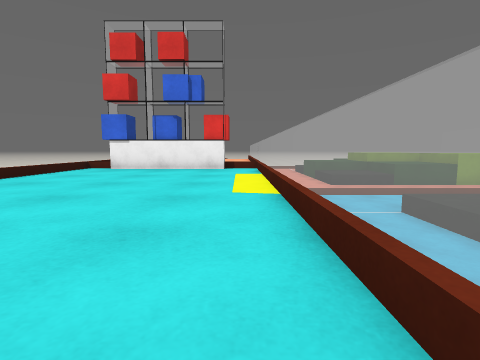
view 1 (above)

17 first-person views from a walk through a robot-simulator world made for Gazebo. The camera is 0.27 m above the floor, tilts 6° down and sees 80° across. The floor is counted in squares, 0.5 m on a side. Each view is taken from the middle of a square. On the plan, view 1 faces up. The plan holds only what a view shows up to about 9 squares ahead; the rest is blank. The place goes on beyond the plan. Some stock models are drawn as simple stand-ins.

view 2
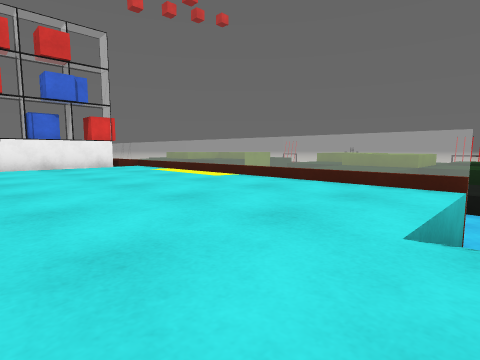

view 3
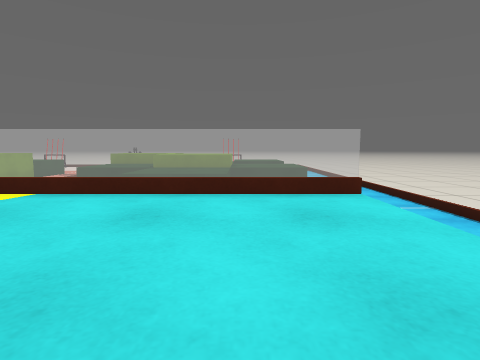

view 4
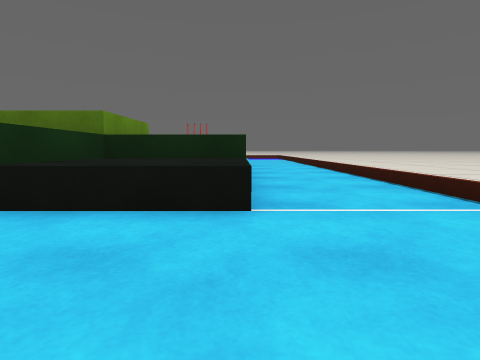

view 5
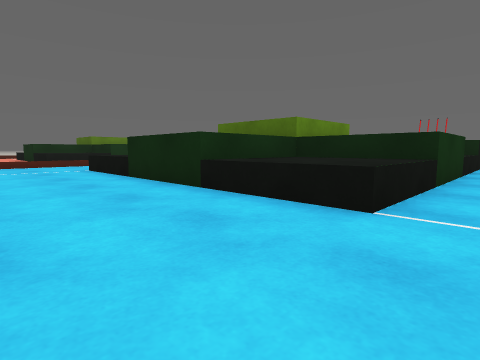

view 6
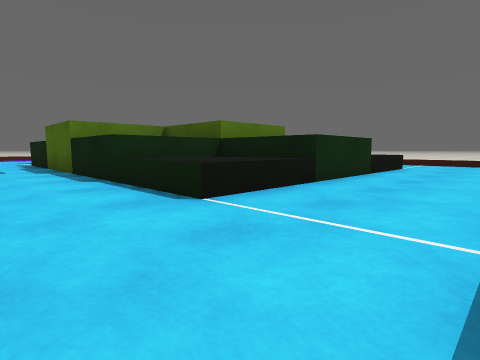

view 7
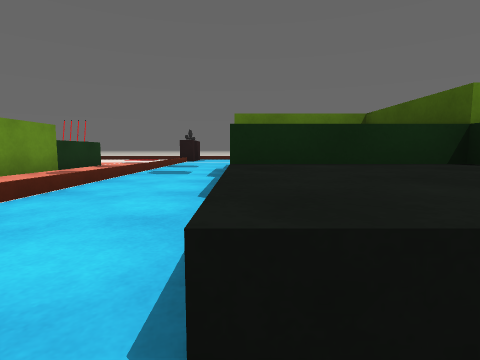

view 8
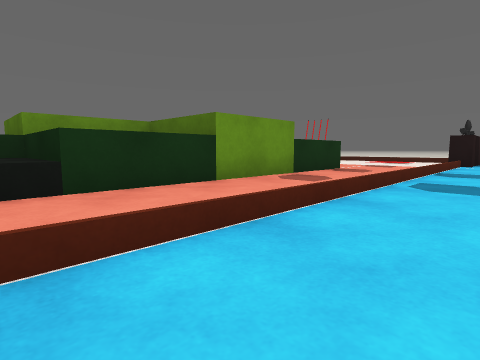

view 9
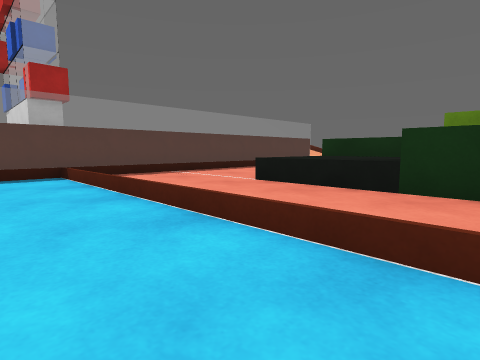

view 10
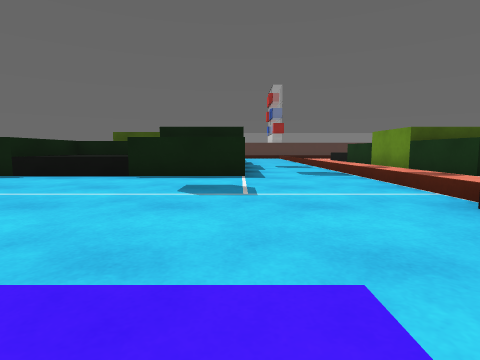

view 11
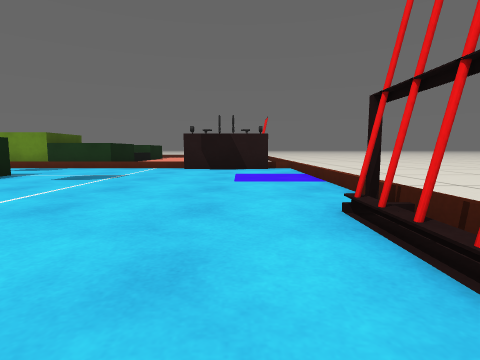

view 12
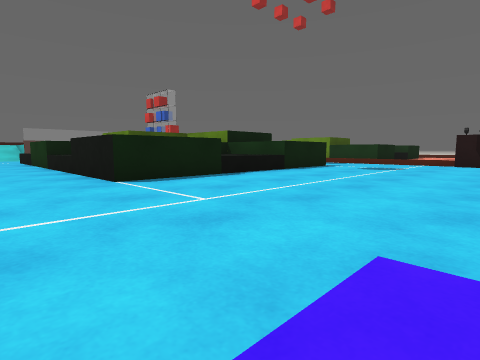

view 13
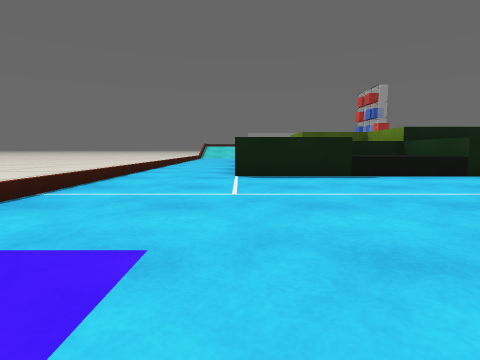

view 14
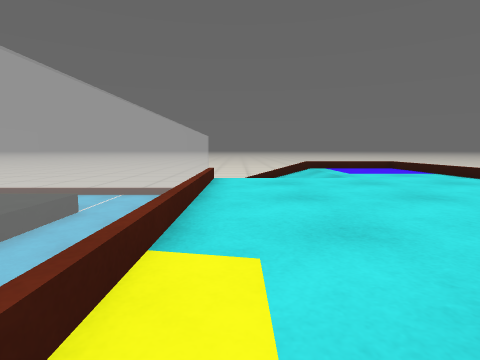

view 15
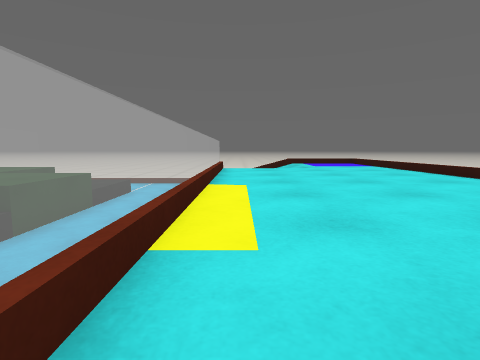

view 16
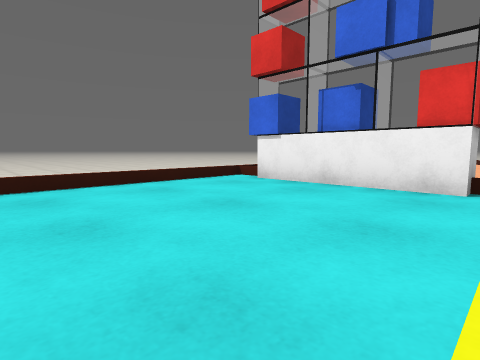

view 17
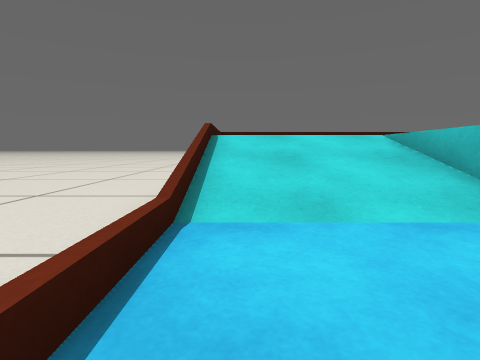

### Floor plan
Key: @ floor where view 1 was taken; # wall or solid block; . main floor; : floor 0.4 m higher than the main floor; / step, stairs or slope; = window, fence, low wall or low ledge; B blue box; R red box.
Columns run from 5 left of view 1 to 20 right of it. Each row starts with its distance up from view 1.
 11      == =##########
 10      ==..............
  9 == BR#================###=
  8 =B===:................##.=
  7 =:::::...................=
  6 =:::::...==########......=
  5 =:::::...=##     ##......=
  4 =:::::...=##     ##......=
  3 =:::::...##       =......=
  2 =:::::...##       =.....==
  1 =:::::...=##    ###.....=
  0 =::::@...=####  ###.....
 -1 =::///...==###==###......
 -2 =::///..................
 -3 =::///..................
 -4  =====================

Positions as (right, up) in squares from view 1, and headings:
1: (0, 0), facing up
2: (-4, -1), facing up-right
3: (-3, 1), facing right
4: (1, -1), facing right
5: (1, -2), facing up-right
6: (1, 8), facing down-right
7: (3, 6), facing right
8: (5, 7), facing up-right
9: (7, 7), facing up-left
10: (19, 6), facing left
11: (18, 0), facing up
12: (18, -3), facing up-left
13: (19, -1), facing left
14: (0, 5), facing down
15: (0, 8), facing down
16: (0, 4), facing up-left
17: (3, -3), facing left
